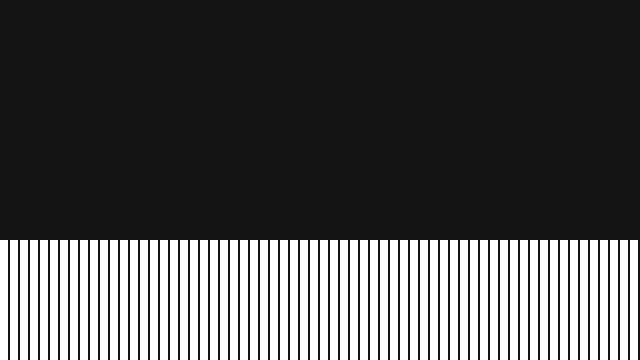
Frame 1 (no input)
Frame 60 (the mouse pressed at the canvas centre just before this capture): identical to frame 1, image omitted
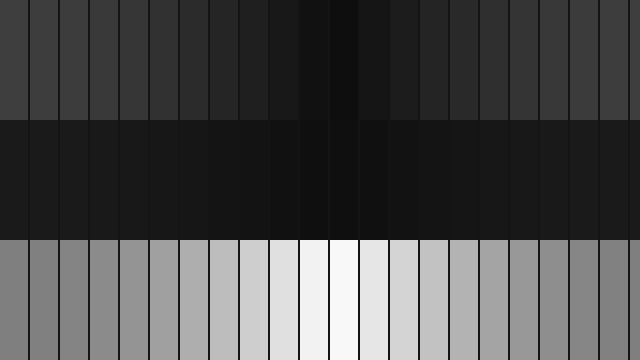
Frame 120 (the mouse held since frame 60 and released just before this capture)

The Processing sketch that drew these frames (run headless with seeded random() and noise(); from frame 60 on, the mouse is pressed at the canvas centre):

// Processing sketch: arrayDOS
// ── arrayDOS.pde
/**
 * Array como Columnas Interactivas Avanzadas.
 * MouseX controla el ancho de columna.
 * MouseY controla el brillo global (atenuación).
 */

// Declaración del arreglo global que almacenará los valores matemáticos de la onda
float[] coswave; 

/**
 * Configuración inicial del sketch.
 * Se ejecuta una sola vez al iniciar el programa.
 */
void setup() {
  size(640, 360); // Define el tamaño de la ventana de visualización
  coswave = new float[width]; // Inicializa el arreglo con un tamaño igual al ancho de la pantalla
  
  // Rellena el arreglo calculando el valor absoluto del coseno para cada posición horizontal
  for (int i = 0; i < width; i++) {
    float amount = map(i, 0, width, 0, PI);
    coswave[i] = abs(cos(amount));
  }
  
  background(20); // Establece el color de fondo inicial en gris oscuro
  noStroke();     // Desactiva los bordes de las figuras geométricas
  colorMode(RGB, 255); // Configura el sistema de colores en RGB con escala de 0 a 255
}

/**
 * Bucle de dibujo principal.
 * Se encarga de actualizar y renderizar los elementos gráficos en pantalla de forma interactiva.
 */
void draw() {
  background(20); // Limpia el fotograma anterior pintando el fondo de gris oscuro
  
  // EJE X: Controla el ancho dinámico de las columnas según la posición horizontal del mouse
  int colWidth = int(map(mouseX, 0, width, 10, 50));
  if (colWidth < 5) colWidth = 5; // Asegura un valor mínimo de 5 para evitar errores visuales o de división

  // EJE Y: Mapea la posición vertical del mouse para atenuar el brillo global (de 0.0 a 1.0)
  float brightnessFactor = map(mouseY, 0, height, 0.0, 1.0);
  brightnessFactor = constrain(brightnessFactor, 0.0, 1.0); // Limita estrictamente el factor entre 0 y 1

  // --- SECCIÓN SUPERIOR ---
  int y1 = 0;
  int y2 = height/3;
  for (int i = 0; i < width; i += colWidth) {
    int index = min(i, coswave.length - 1); // Protege contra desbordamientos de índice en el arreglo
    // Asigna el color de relleno aplicando el valor del arreglo, el factor RGB y la atenuación del mouse
    fill(coswave[index] * 255 * brightnessFactor, 200 * brightnessFactor);
    rect(i, y1, colWidth - 2, y2 - y1); // Dibuja la columna rectangular superior
  }

  // --- SECCIÓN CENTRAL ---
  y1 = y2;
  y2 = y1 + y1;
  for (int i = 0; i < width; i += colWidth) {
    int index = min(i, coswave.length - 1); // Protege contra desbordamientos de índice
    // Asigna un color de relleno atenuado y dividido para la sección del medio
    fill(coswave[index] * 255 / 3 * brightnessFactor, 150 * brightnessFactor);
    rect(i, y1, colWidth - 2, y2 - y1); // Dibuja la columna rectangular central
  }
  
  // --- SECCIÓN INFERIOR ---
  y1 = y2;
  y2 = height;
  for (int i = 0; i < width; i += colWidth) {
    int index = min(i, coswave.length - 1); // Protege contra desbordamientos de índice
    // Asigna un color invertido y atenuado por la posición vertical del mouse
    fill(255 - coswave[index] * 255 * brightnessFactor);
    rect(i, y1, colWidth - 2, y2 - y1); // Dibuja la columna rectangular inferior
  }
}

/**
 * Evento que se activa al mover el cursor.
 * Fuerza a que el método draw() se ejecute nuevamente para reflejar los cambios interactivos del mouse.
 */
void mouseMoved() {
  redraw();
}
